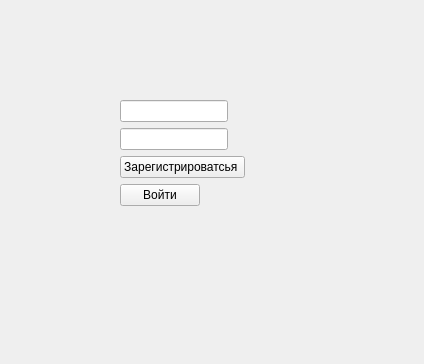
<?xml version="1.0" encoding="UTF-8"?>
<ui version="4.0">
 <class>Form</class>
 <widget class="QWidget" name="Form">
  <property name="geometry">
   <rect>
    <x>0</x>
    <y>0</y>
    <width>424</width>
    <height>364</height>
   </rect>
  </property>
  <property name="windowTitle">
   <string>Form</string>
  </property>
  <widget class="QWidget" name="">
   <property name="geometry">
    <rect>
     <x>120</x>
     <y>100</y>
     <width>171</width>
     <height>118</height>
    </rect>
   </property>
   <layout class="QFormLayout" name="formLayout">
    <item row="2" column="0">
     <widget class="QLineEdit" name="lineEdit_2"/>
    </item>
    <item row="3" column="0">
     <widget class="QLineEdit" name="lineEdit">
      <property name="echoMode">
       <enum>QLineEdit::Password</enum>
      </property>
     </widget>
    </item>
    <item row="5" column="0">
     <widget class="QPushButton" name="pushButton_2">
      <property name="text">
       <string>Войти</string>
      </property>
     </widget>
    </item>
    <item row="4" column="0">
     <widget class="QPushButton" name="Register">
      <property name="text">
       <string>Зарегистрироватсья </string>
      </property>
     </widget>
    </item>
   </layout>
  </widget>
 </widget>
 <resources/>
 <connections/>
</ui>
